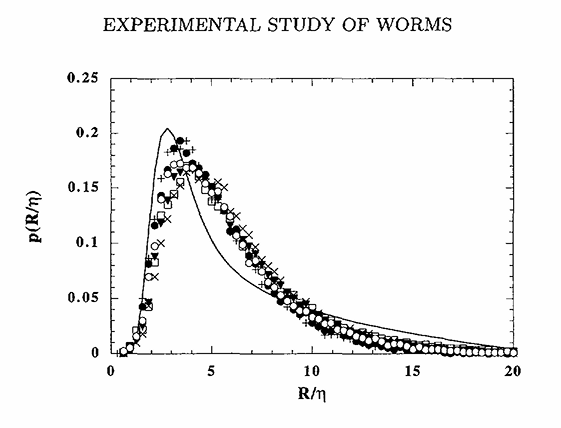
#> input picture LIT/analysis/belin_fig5.png, 561 x 428 px
$ python digitise_belin.py
#> lines starting #> are read from the running program, lines starting #| are printed output that depends on the picture; after the words box and inside, x2 and y2 are one past the last pixel; in counts of white or black regions, pixels touching at a corner belong together
"""digitise_belin.py  v01  Read the measured size distribution out of Fig. 5 of Belin et al. (1996) and overlay it on the original image.

belin_fig5.png is the figure as supplied (the clean version).  Calibration from the frame and tick marks: the frame spans columns 110.8
(R/eta = 0) to 513 (R/eta = 20) and rows 353 (p = 0) to 78 (p = 0.25).  The markers of the six Reynolds numbers collapse onto one curve, so
for each 0.5-wide bin of R/eta the median and the quartiles of the y position of all dark pixels inside the frame are taken (the thin full
line of the numerics adds only a few pixels per column to the several tens of the marker cloud).  Output: belin_fig5_digitised.csv and
belin_overlay.png (the original image in data coordinates with the digitised curve on top, to check it by eye).
The thin full line of the numerics (Belin's DNS curve seen through the probe) is read as well: in each column the dark pixel farthest from the
marker cloud, where the line separates from the cloud (more than 0.012 away), interpolated through the stretches inside the cloud; output
belin_fig5_numerics.csv, overlaid in belin_overlay.png as a blue curve.
Usage: python digitise_belin.py
"""
import os

import matplotlib
matplotlib.use("Agg")
import matplotlib.image as mi
import matplotlib.pyplot as plt
import numpy as np

HERE = os.path.dirname(os.path.abspath(__file__))
X0, X1 = 110.8, 513.0           # pixel columns of R/eta = 0 and 20
Y0, Y1 = 353.0, 78.0            # pixel rows of p = 0 and 0.25


def px_to_x(c):
    return (np.asarray(c) - X0) / (X1 - X0) * 20.0


def px_to_y(r):
    return (Y0 - np.asarray(r)) / (Y0 - Y1) * 0.25


def digitise(bin_width=0.5):
#> called with bin_width = 0.5
    img = mi.imread(os.path.join(HERE, "belin_fig5.png"))
#> img is the input picture: shape (428, 561, 4) float32; mean R, G, B, A 0.955, 0.955, 0.955, 1
    g = img[..., :3].mean(axis=2)
    dark = (g < 0.5) & (img[..., 3] > 0.5 if img.shape[2] == 4 else True)
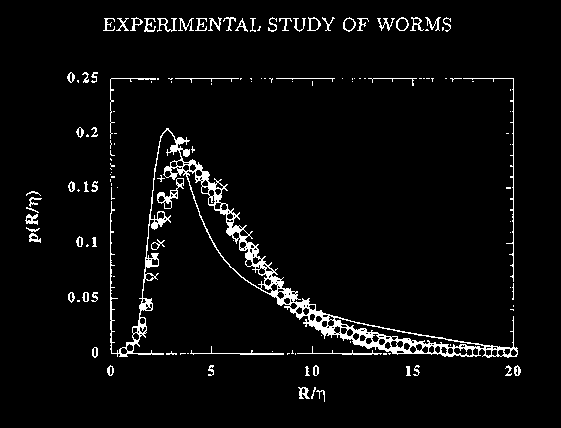
#> dark: shape (428, 561) bool; 4.2% white in thin lines or dots, all inside (x1, y1, x2, y2) = (25, 17, 521, 402)
    rows, cols = np.nonzero(dark)
#> rows = 10144 values from 17 to 401; cols = 10144 values, max 520 at index 9837, min 25 at index 4209, mean 262.4
    keep = (cols > X0 + 4) & (cols < X1 - 4) & (rows > Y1 + 4) & (rows < Y0 - 3)       # inside the frame, clear of the tick marks
    rows, cols = rows[keep], cols[keep]
#> rows = 5413 values from 83 to 349; cols = 5413 values, max 508 at index 37, min 115 at index 29, mean 264.8
    x, y = px_to_x(cols), px_to_y(rows)
#> x = 5413 values, max 19.75 at index 37, min 0.209 at index 29, mean 7.66; y = 5413 values, max 0.245 at index 0, min 0.00364 at index 5338, mean 0.0777
    centres = np.arange(0.75, 20.0, bin_width)
    out = []
    for c in centres:
        m = np.abs(x - c) <= bin_width / 2
        if m.sum() >= 6:
            out.append((c, float(np.median(y[m])), float(np.percentile(y[m], 25)), float(np.percentile(y[m], 75))))
#> after the loop, out = 39 items, first 6: (0.75, 0.00818, 0.00545, 0.00909), (1.25, 0.02, 0.0118, 0.0264), (1.75, 0.0673, 0.0427, 0.0864), (2.25, 0.12, 0.0945, 0.148), (2.75, 0.144, 0.132, 0.168), (3.25, 0.17, 0.159, 0.187)
    return np.array(out), img


def digitise_line(d, img, bin_width=0.25, min_gap=0.012):
    g = img[..., :3].mean(axis=2)
    dark = (g < 0.5) & (img[..., 3] > 0.5 if img.shape[2] == 4 else True)
    rows, cols = np.nonzero(dark)
    keep = (cols > X0 + 4) & (cols < X1 - 4) & (rows > Y1 + 4) & (rows < Y0 - 3)
    x, y = px_to_x(cols[keep]), px_to_y(rows[keep])
    cloud = np.interp(np.arange(0.5, 20, bin_width), d[:, 0], d[:, 1])
    xs, ys = [], []
    for c, yc in zip(np.arange(0.5, 20, bin_width), cloud):
        m = np.abs(x - c) <= bin_width / 2
        if m.sum() == 0:
            continue
        far = y[m][np.argmax(np.abs(y[m] - yc))]
        if abs(far - yc) > min_gap:
            xs.append(c)
            ys.append(far)
    xs, ys = np.array(xs), np.array(ys)
    good = (ys < 0.215) & ~((ys < 0.006) & (xs < 14)) & (xs < 14)           # frame ticks and the right-hand edge are not the line
    return xs[good], ys[good]


def main():
    d, img = digitise()
#> d = 39 rows, first 6: [0.75, 0.00818, 0.00545, 0.00909], [1.25, 0.02, 0.0118, 0.0264], [1.75, 0.0673, 0.0427, 0.0864], [2.25, 0.12, 0.0945, 0.148], [2.75, 0.144, 0.132, 0.168], [3.25, 0.17, 0.159, 0.187]
    np.savetxt(os.path.join(HERE, "belin_fig5_digitised.csv"), d, delimiter=",", header="R_over_eta,p_median,p_q25,p_q75", comments="")
    H, W = img.shape[:2]
#> H = 428; W = 561
    extent = [px_to_x(0), px_to_x(W), float(px_to_y(H)), float(px_to_y(0))]
#> extent = [-5.51, 22.39, -0.0682, 0.321]
    fig, ax = plt.subplots(figsize=(11, 7))
    ax.imshow(img, extent=extent, aspect="auto", origin="upper")
    d = d[d[:, 0] < 19.0]
#> d = 37 rows, first 6: [0.75, 0.00818, 0.00545, 0.00909], [1.25, 0.02, 0.0118, 0.0264], [1.75, 0.0673, 0.0427, 0.0864], [2.25, 0.12, 0.0945, 0.148], [2.75, 0.144, 0.132, 0.168], [3.25, 0.17, 0.159, 0.187]
    ax.fill_between(d[:, 0], d[:, 2], d[:, 3], color="r", alpha=0.25, label="quartiles of the pixels")
    ax.plot(d[:, 0], d[:, 1], "r.-", lw=1, ms=6, label="digitised (median)")
    lx, ly = digitise_line(d, img)
#> in digitise_line, `rows, cols = np.nonzero(dark)`: rows = 10144 values from 17 to 401; cols = 10144 values, max 520 at index 9837, min 25 at index 4209, mean 262.4
#> in digitise_line, `cloud = np.interp(np.arange(0.5, 20, bin_width), d[:, 0], d[:, 1])`: cloud = 78 values, max 0.173 at index 13, min 0.00545 at index 73, mean 0.0533
#> the loop in digitise_line, `for c, yc in zip(np.arange(0.5, 20, bin_width), cloud):` made 78 passes
#> (c, yc, far) on passes 1 to 12: (0.5, 0.00818, 0.00364), (0.75, 0.00818, 0.00364), (1, 0.0141, 0.00364), (1.25, 0.02, 0.00727), (1.5, 0.0436, 0.00636), (1.75, 0.0673, 0.0145), (2, 0.0936, 0.159), (2.25, 0.12, 0.188), (2.5, 0.132, 0.201), (2.75, 0.144, 0.205), (3, 0.157, 0.203), (3.25, 0.17, 0.141)
#> far on pass 78: 0.2
#> after the loop in digitise_line, `for c, yc in zip(np.arange(0.5, 20, bin_width), cloud):`: xs = 44 values from 1.25 to 19.75; ys = 44 values, max 0.245 at index 33, min 0.00364 at index 15, mean 0.0932
#> lx = 40 values from 1.25 to 13.5; ly = 40 values, max 0.205 at index 6, min 0.00636 at index 1, mean 0.0852
    np.savetxt(os.path.join(HERE, "belin_fig5_numerics.csv"), np.column_stack([lx, ly]), delimiter=",", header="R_over_eta,p", comments="")
    ax.plot(lx, ly, "b.", ms=5, label="numerics line, where it separates from the markers")
    ax.set_xlim(0, 20)
    ax.set_ylim(0, 0.25)
    ax.legend()
    ax.set_title("Belin et al. (1996) Fig. 5 with the digitised curve overlaid (data coordinates)")
    fig.tight_layout()
    fig.savefig(os.path.join(HERE, "belin_overlay.png"), dpi=110)
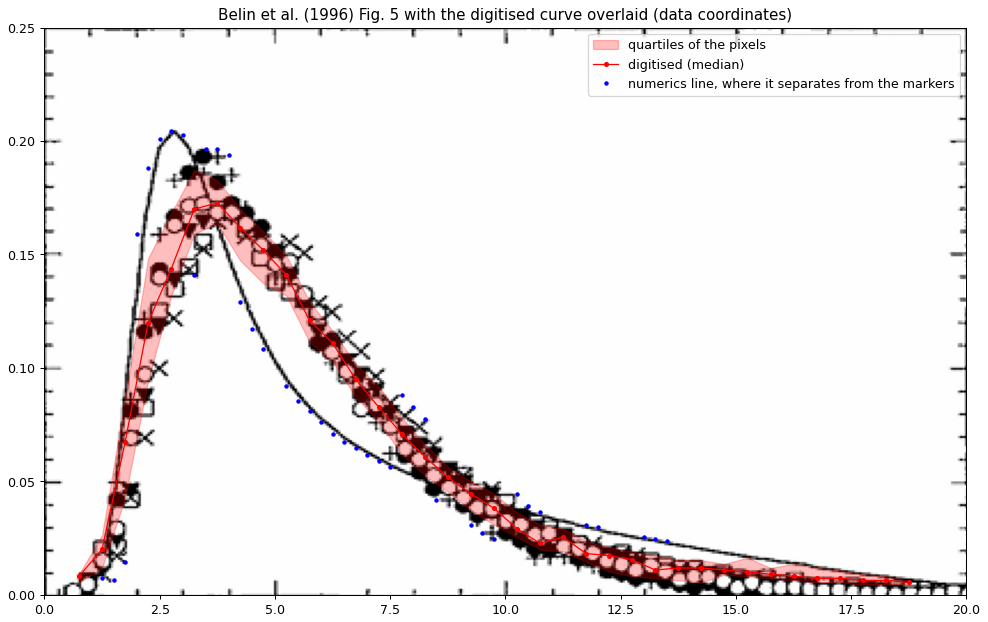
#> figure drawn by matplotlib, 1 panel
    print("points:", len(d), " peak %.3f at R/eta = %.2f" % (d[:, 1].max(), d[np.argmax(d[:, 1]), 0]))
#| points: 37  peak 0.173 at R/eta = 3.75
    print("integral %.3f" % np.trapezoid(d[:, 1], d[:, 0]))
#| integral 1.030


if __name__ == "__main__":
    main()
